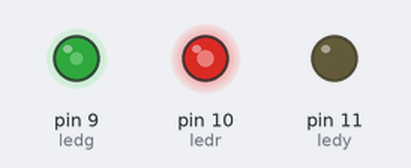
A sketch run on a simulated Arduino Uno, built with avr-gcc and run on an emulated ATmega328P. Parts: output pins drawn as LEDs (lit = HIGH). Random numbers use the default seed unless the sketch sets one.

Above: at 0.15 s.
At 10.01 s:
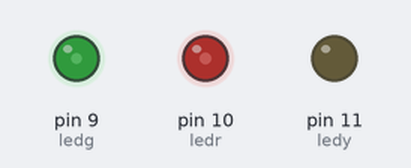
At 20.18 s:
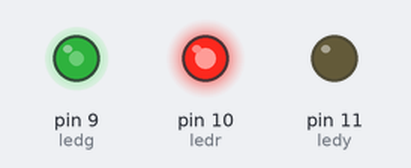
At 39.73 s:
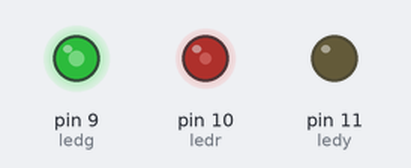
Timing chart, 0 to 40.0 s (numbered marks = the images above):
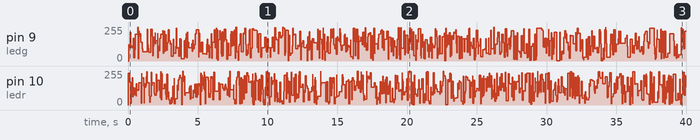

The sketch:

randomled.ino
```cpp
int ledg = 9;
int ledr = 10;
int ledy = 11;

void setup()
{
  pinMode(ledg, OUTPUT);
  pinMode(ledr, OUTPUT);
  pinMode(ledy, OUTPUT);
}
void loop()
{
  int value = random(9,11);
  int randValue = random(254)+1;
  analogWrite(value, randValue);
  Serial.print(value,randValue);
  delay(30);
}
```
